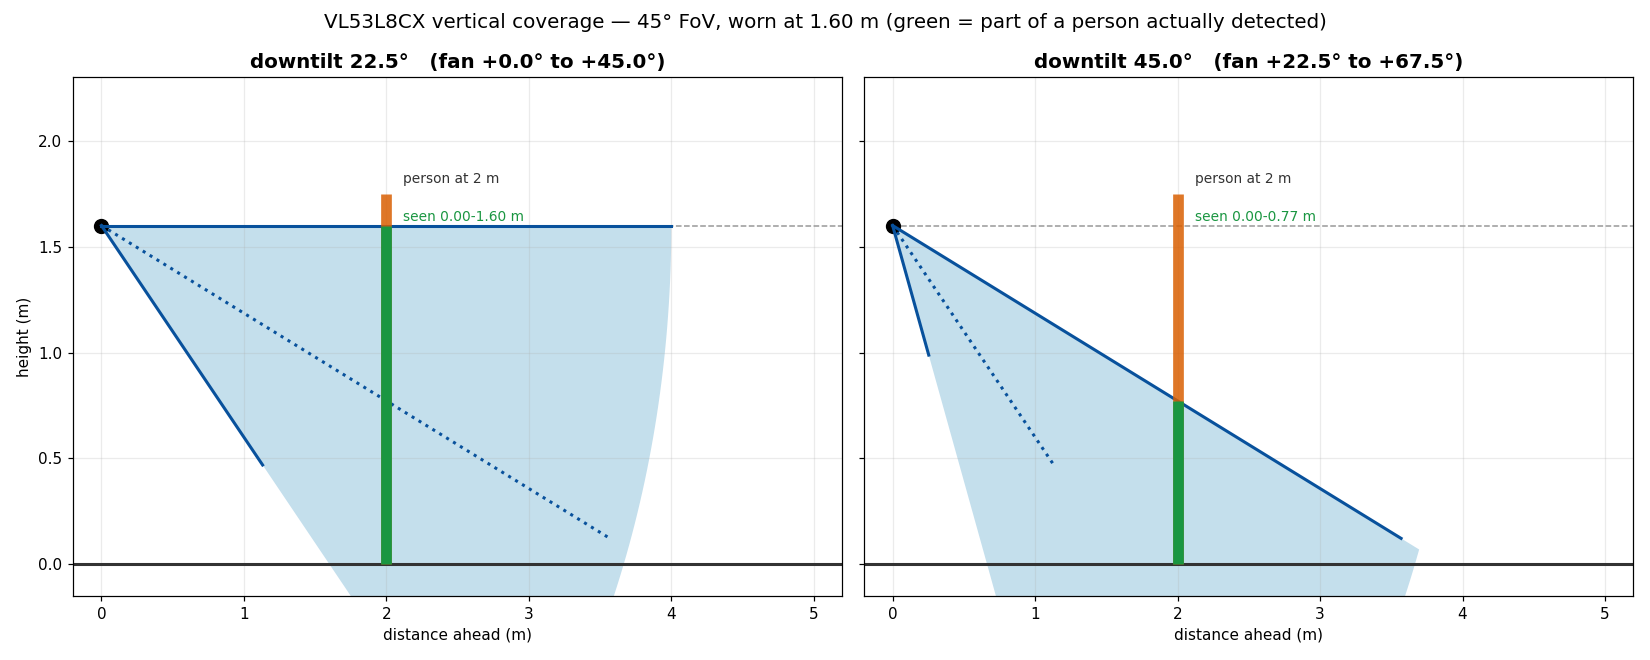

Generate this figure with Python:
#!/usr/bin/env python3
"""
tof_tilt_chart.py - side-view coverage geometry for the helmet ToF downtilt.

Compares candidate downtilt angles for a VL53L8CX (45 deg vertical FoV) worn at
head height. Produces docs/tof_tilt_chart.png plus a printed distance table.

All distances scale linearly with mount height, so the shape of the answer does
not depend on getting the height exactly right.
"""
import os

import numpy as np
import matplotlib
matplotlib.use("Agg")
import matplotlib.pyplot as plt

HERE = os.path.dirname(os.path.abspath(__file__))
OUT = os.path.join(HERE, "tof_tilt_chart.png")

H = 1.60          # sensor height above ground, metres (helmet-mounted)
VFOV = 45.0       # VL53L8CX vertical field of view, degrees
MAX_RANGE = 4.0   # practical max range, metres (visualiser is capped at 4000 mm)
TILTS = [22.5, 45.0]

def ground_hit(angle_deg):
    """Horizontal distance where a ray angle_deg below horizontal meets the floor."""
    if angle_deg <= 0.01:
        return np.inf
    d = H / np.tan(np.radians(angle_deg))
    return d

def height_at(angle_deg, d):
    """Height of the ray at horizontal distance d."""
    return H - d * np.tan(np.radians(angle_deg))

print(f"Sensor height {H:.2f} m,  vertical FoV {VFOV:.0f} deg,  max range {MAX_RANGE:.1f} m\n")
rows = []
for t in TILTS:
    top, bot = t - VFOV / 2, t + VFOV / 2
    g_top, g_bot = ground_hit(top), ground_hit(bot)
    rows.append((t, top, bot, g_top, g_bot))
    print(f"--- downtilt {t:.1f} deg ---")
    print(f"  fan spans {top:+.1f} to {bot:+.1f} deg below horizontal")
    print(f"  floor covered from {g_bot:.2f} m out to "
          f"{'infinity' if np.isinf(g_top) else f'{g_top:.2f} m'} "
          f"(range-limited to {MAX_RANGE:.1f} m)")
    for d in (1.0, 1.5, 2.0, 3.0, 4.0):
        hi = height_at(top, d)
        lo = height_at(bot, d)
        hi_s = f"{min(hi, H):.2f}" if hi > 0 else "floor"
        lo_s = f"{lo:.2f}" if lo > 0 else "floor"
        print(f"    at {d:.1f} m ahead: sees heights {lo_s} m -> {hi_s} m")
    print()

fig, axes = plt.subplots(1, len(TILTS), figsize=(15, 6), sharey=True, sharex=True)
for ax, (t, top, bot, g_top, g_bot) in zip(axes, rows):
    ax.axhline(0, color="#333", lw=2)                       # ground
    ax.plot([0, 5.2], [H, H], "--", color="#999", lw=1)      # sensor height line
    ax.plot(0, H, "o", color="k", ms=9)

    # the fan, clipped at max range
    ang = np.linspace(top, bot, 60)
    xs = MAX_RANGE * np.cos(np.radians(ang))
    ys = H - MAX_RANGE * np.sin(np.radians(ang))
    ax.fill(np.concatenate([[0], xs]), np.concatenate([[H], ys]),
            color="#2b8cbe", alpha=0.28, lw=0)
    for a, style in ((top, "-"), (bot, "-"), (t, ":")):
        d = min(MAX_RANGE, ground_hit(a) if a > 0 else MAX_RANGE)
        ax.plot([0, d * np.cos(np.radians(a))], [H, H - d * np.sin(np.radians(a))],
                style, color="#08519c", lw=2)

    # a person standing at 2 m, to show what is and is not seen
    px = 2.0
    ax.plot([px, px], [0, 1.75], color="#d95f02", lw=7, solid_capstyle="butt", alpha=0.85)
    seen_lo = max(0.0, height_at(bot, px))
    seen_hi = min(1.75, max(0.0, height_at(top, px)))
    if seen_hi > seen_lo:
        ax.plot([px, px], [seen_lo, seen_hi], color="#1a9641", lw=7,
                solid_capstyle="butt")
    ax.text(px + 0.12, 1.80, "person at 2 m", fontsize=9, color="#333")
    ax.text(px + 0.12, 1.62, f"seen {seen_lo:.2f}-{seen_hi:.2f} m",
            fontsize=9, color="#1a9641" if seen_hi > seen_lo else "#d95f02")

    ax.set_title(f"downtilt {t:.1f}°   (fan {top:+.1f}° to {bot:+.1f}°)",
                 fontsize=13, fontweight="bold")
    ax.set_xlim(-0.2, 5.2); ax.set_ylim(-0.15, 2.3)
    ax.set_xlabel("distance ahead (m)")
    ax.grid(alpha=0.25)
axes[0].set_ylabel("height (m)")
fig.suptitle(f"VL53L8CX vertical coverage — {VFOV:.0f}° FoV, worn at {H:.2f} m "
             f"(green = part of a person actually detected)", fontsize=13)
fig.tight_layout()
fig.savefig(OUT, dpi=110)
print("wrote", OUT)
